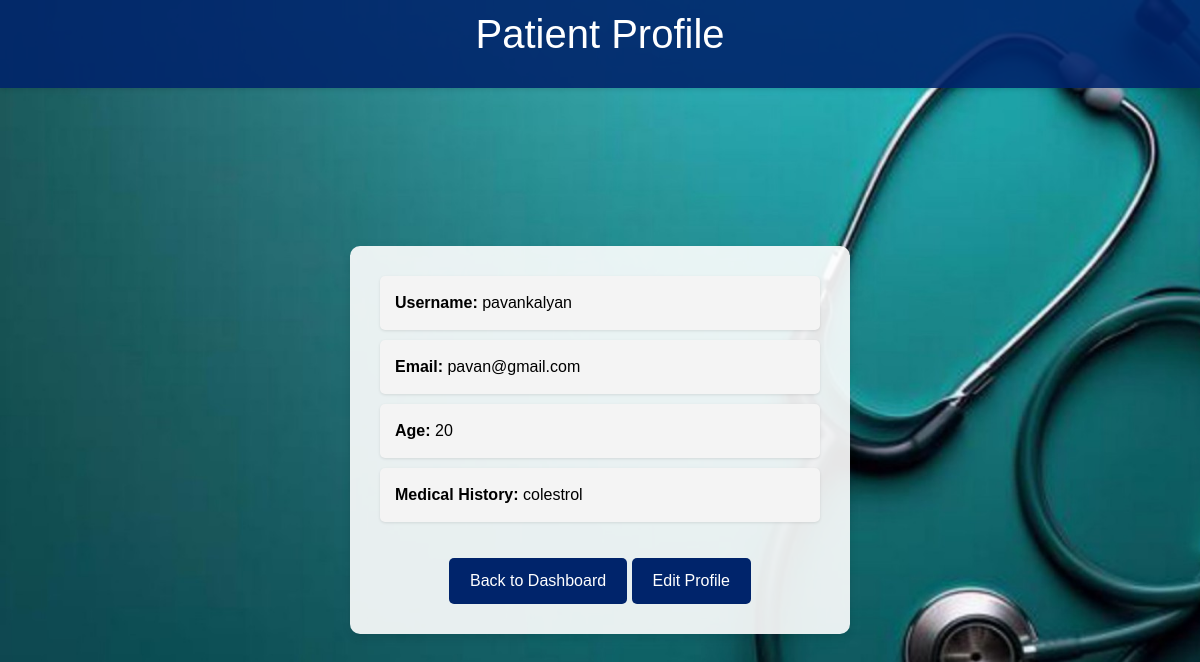
Before: /patient/profile/ (signed in) with the older database file.
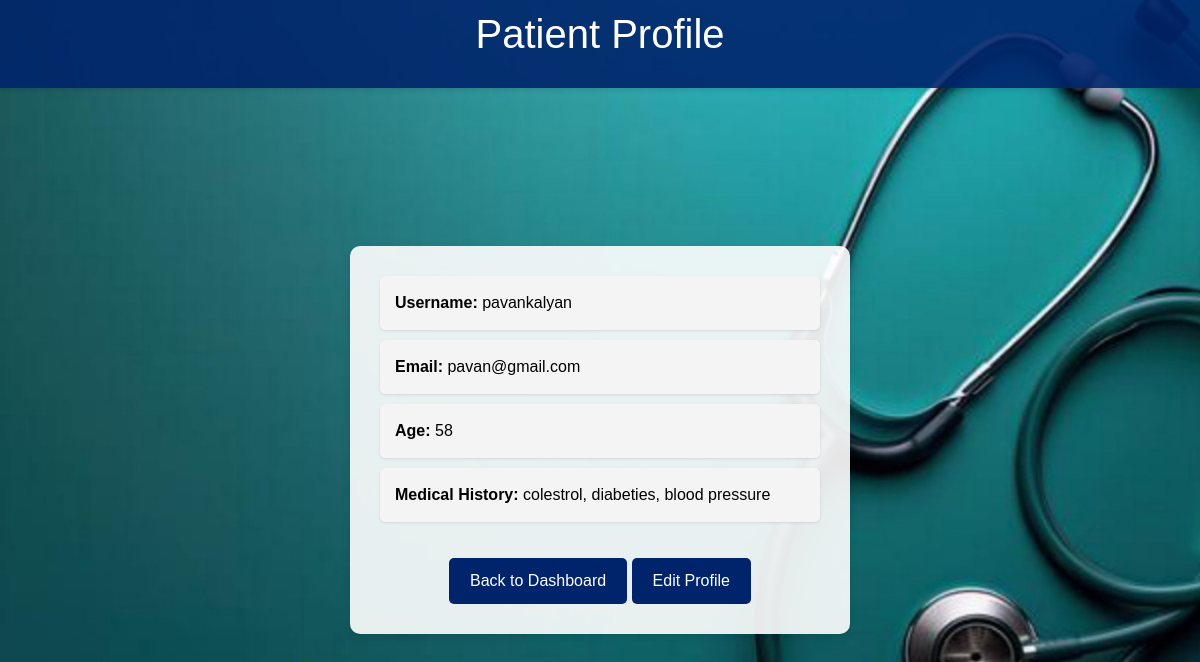
After: the same page with the newer database file.
### app1/models.py (models this page shows, shortened)
class Patient(models.Model):
    user = models.OneToOneField(User, on_delete=models.CASCADE)
    age = models.IntegerField()
    medical_history = models.TextField()

### app1/views.py (the view)
# urls.py: path('patient/profile/', views.patient_profile, name='patient_profile'),
@login_required
def patient_profile(request):
    patient = Patient.objects.get(user=request.user)
    return render(request, 'patient_profile.html', {'patient': patient})

### app1/templates/patient_profile.html (shortened to what this page needs)
{% load static %}
<!DOCTYPE html>
<html lang="en">
<head>
    <link href="https://maxcdn.bootstrapcdn.com/bootstrap/4.5.2/css/bootstrap.min.css" rel="stylesheet">
</head>
<body>
    <div class="header">
        <h1>Patient Profile</h1>
    </div>
    <div class="profile-container">
        <ul>
            <li><strong>Username:</strong> {{ patient.user.username }}</li>
            <li><strong>Email: </strong>{{ patient.user.email }}</li>
            <li><strong>Age: </strong>{{ patient.age }}</li>
            <li><strong>Medical History: </strong>{{ patient.medical_history }}</li>
        </ul>
        <a href="{% url 'patient_dashboard' %}" class="btn btn-custom">Back to Dashboard</a>
        <a href="{% url 'edit_patient_profile' %}" class="btn btn-custom">Edit Profile</a>
    </div>
</body>
</html>

Changed rows visible on the page:
changed Patient "pavankalyan": age "20" → "58"; medical_history "colestrol" → "colestrol, diabeties, blood pressure"
